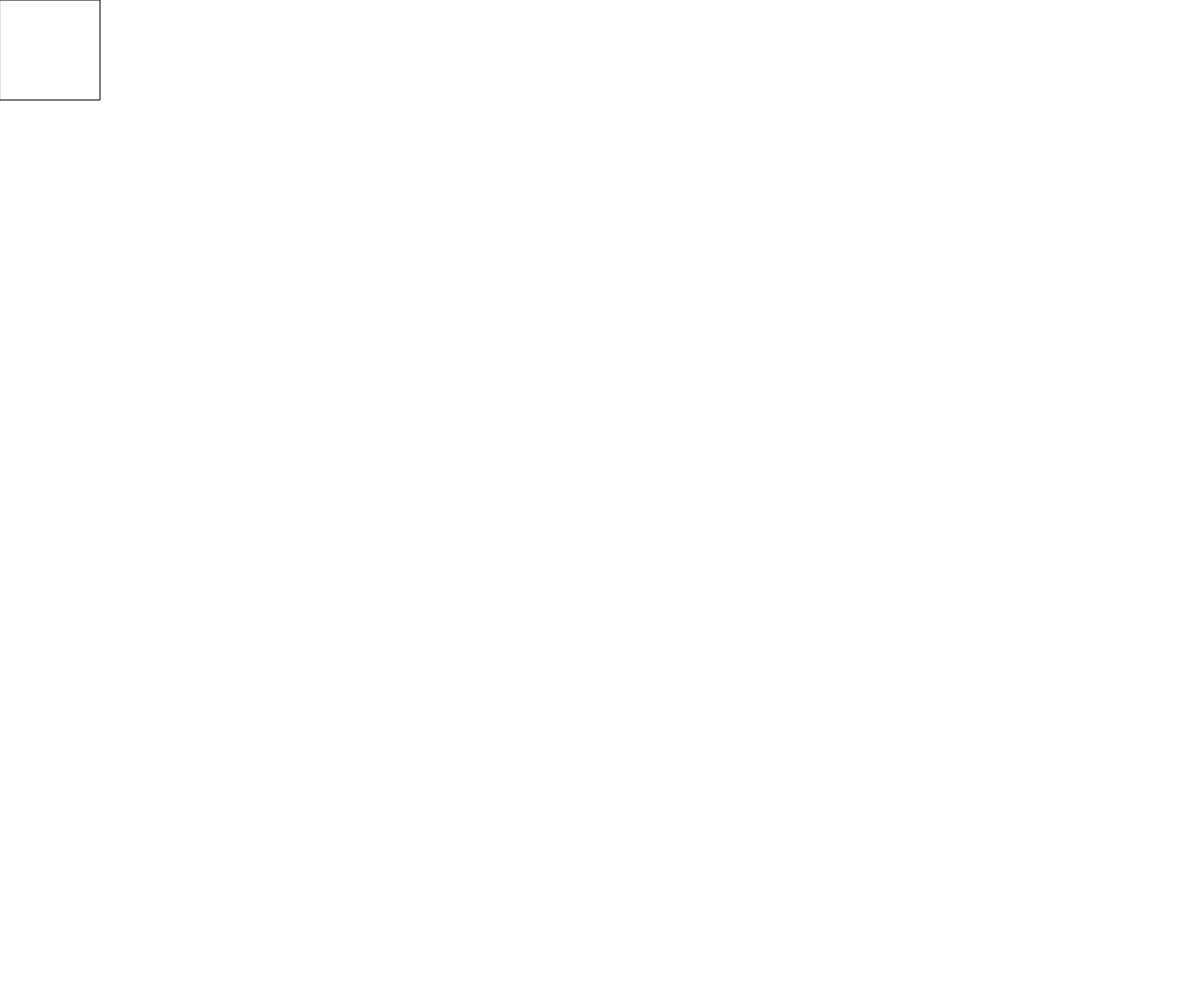
Frame 1 (no input)
Frame 60 (no input): identical to frame 1, image omitted
Frame 120 (the mouse pressed at the canvas centre since frame 60): identical to frame 1, image omitted

The p5.js sketch that drew this single still picture (run headless with seeded random() and noise() and a simulated clock; from frame 60 on, the mouse is pressed at the canvas centre):

// p5.js sketch
// ── sketch.js
function setup() {
	createCanvas(windowWidth, windowHeight);
	rect(0, 0, 100, 100);
}

function draw() {

}
